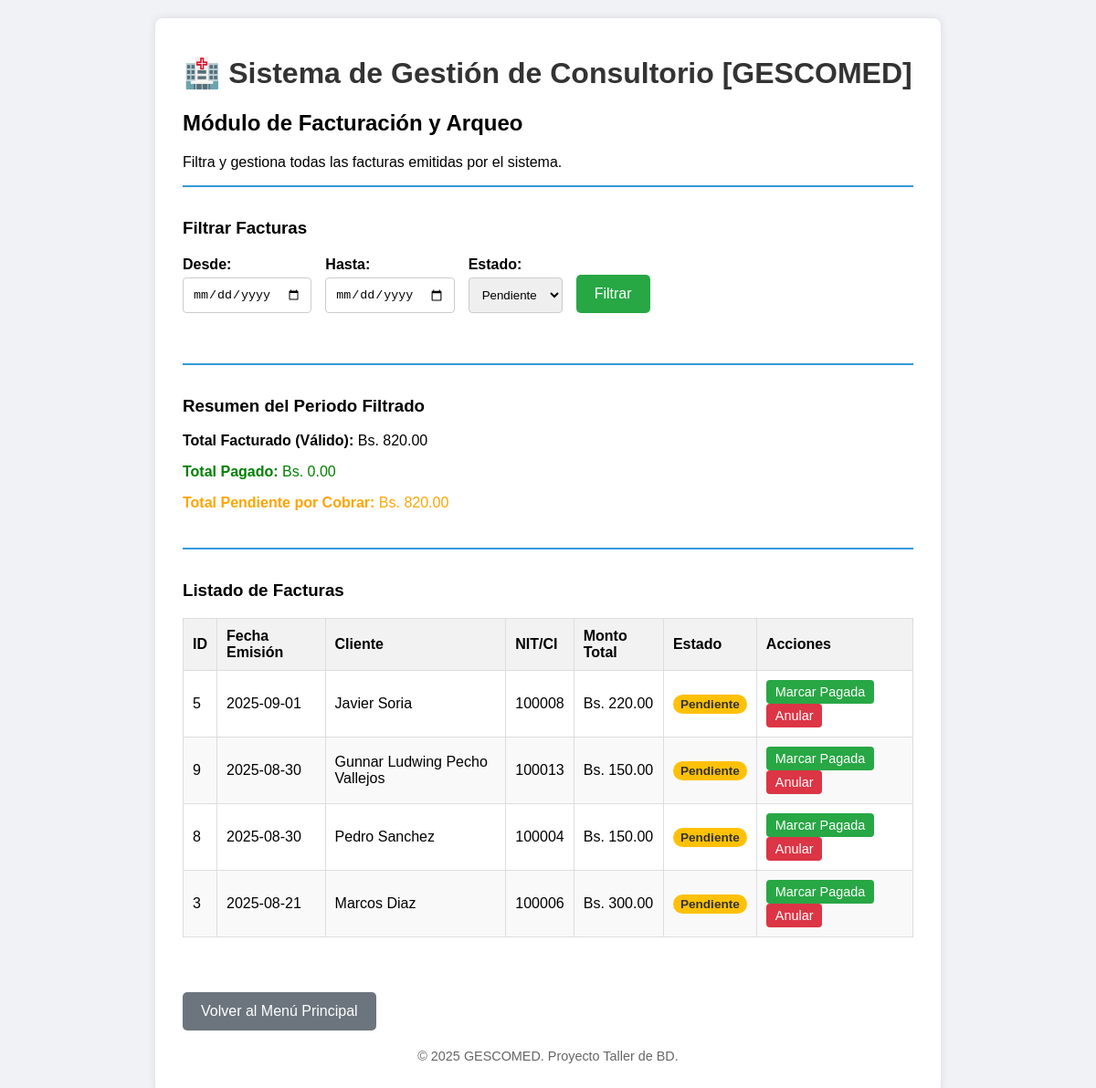
Page /app_php/facturacion.php?estado_filtro=pendiente on the committed database.
### tables this page shows
CREATE TABLE `factura` (
  `id_factura` int(11) NOT NULL,
  `id_cita` int(11) NOT NULL,
  `nro_factura` int(11) DEFAULT NULL,
  `nit_cliente` varchar(20) NOT NULL,
  `razon_social_cliente` varchar(255) NOT NULL,
  `nro_autorizacion` varchar(50) DEFAULT NULL,
  `codigo_control` varchar(50) DEFAULT NULL,
  `monto_total` decimal(10,2) NOT NULL,
  `monto_base_iva` decimal(10,2) NOT NULL,
  `iva_13` decimal(10,2) NOT NULL,
  `it_3` decimal(10,2) NOT NULL,
  `estado_pago` enum('pendiente','pagada','anulada') DEFAULT 'pendiente',
  `fecha_emision` date NOT NULL,
  `fecha_pago` datetime DEFAULT NULL
);

### app_php/facturacion.php (the view, shortened to what this page needs)
<?php
require_once 'includes/db_connection.php';
try {
    $fecha_inicio = $_GET['fecha_inicio'] ?? '';
    $fecha_fin = $_GET['fecha_fin'] ?? '';
    $estado_filtro = $_GET['estado_filtro'] ?? 'todos';
    $sql_base = "SELECT f.*, CONCAT(p.nombre, ' ', p.apellido) AS paciente_nombre
                 FROM factura f
                 JOIN cita c ON f.id_cita = c.id_cita
                 JOIN paciente p ON c.id_paciente = p.id_paciente";
    $params = [];
    $where_clauses = [];
    if ($estado_filtro !== 'todos' && !empty($estado_filtro)) {
        $where_clauses[] = "f.estado_pago = ?";
        $params[] = $estado_filtro;
    }
    if (!empty($where_clauses)) {
        $sql_base .= " WHERE " . implode(' AND ', $where_clauses);
    }
    $sql_base .= " ORDER BY f.fecha_emision DESC, f.id_factura DESC";
    $stmt = $pdo->prepare($sql_base);
    $stmt->execute($params);
    $facturas = $stmt->fetchAll();
    $total_facturado = 0;
    $total_pagado = 0;
    $total_pendiente = 0;
    foreach ($facturas as $factura) {
        if ($factura['estado_pago'] !== 'anulada') {
            $total_facturado += $factura['monto_total'];
            if ($factura['estado_pago'] === 'pagada') {
                $total_pagado += $factura['monto_total'];
            } else {
                $total_pendiente += $factura['monto_total'];
            }
        }
    }
} catch (PDOException $e) {
    $error_message = "Error al cargar las facturas: " . $e->getMessage();
    $facturas = [];
}
?>
<?php include 'includes/header.php'; ?>
<h2>Módulo de Facturación y Arqueo</h2>
<p>Filtra y gestiona todas las facturas emitidas por el sistema.</p>
<div class="report-container">
    <h3>Filtrar Facturas</h3>
    <form method="GET" class="data-form">
        <div style="display: flex; gap: 15px; align-items: flex-end;">
            <div class="form-group"><label for="fecha_inicio">Desde:</label><input type="date" name="fecha_inicio" value="<?php echo htmlspecialchars($fecha_inicio); ?>"></div>
            <div class="form-group"><label for="fecha_fin">Hasta:</label><input type="date" name="fecha_fin" value="<?php echo htmlspecialchars($fecha_fin); ?>"></div>
            <div class="form-group">
                <label for="estado_filtro">Estado:</label>
                <select name="estado_filtro">
                    <option value="pendiente" <?php if($estado_filtro == 'pendiente') echo 'selected'; ?>>Pendiente</option>
                </select>
            </div>
            <div class="form-group"><button type="submit" class="btn">Filtrar</button></div>
        </div>
    </form>
</div>
<div class="report-container">
    <h3>Resumen del Periodo Filtrado</h3>
    <p><strong>Total Facturado (Válido):</strong> Bs. <?php echo number_format($total_facturado, 2); ?></p>
    <p style="color: green;"><strong>Total Pagado:</strong> Bs. <?php echo number_format($total_pagado, 2); ?></p>
    <p style="color: orange;"><strong>Total Pendiente por Cobrar:</strong> Bs. <?php echo number_format($total_pendiente, 2); ?></p>
</div>
<div class="report-container">
    <h3>Listado de Facturas</h3>
    <table class="report-table">
        <thead>
            <tr>
                <th>ID</th>
                <th>Fecha Emisión</th>
                <th>Cliente</th>
                <th>NIT/CI</th>
                <th>Monto Total</th>
                <th>Estado</th>
                <th>Acciones</th>
            </tr>
        </thead>
        <tbody>
            <?php if (count($facturas) > 0): ?>
                <?php foreach ($facturas as $factura): ?>
                    <tr>
                        <td><?php echo htmlspecialchars($factura['id_factura']); ?></td>
                        <td><?php echo htmlspecialchars($factura['fecha_emision']); ?></td>
                        <td><?php echo htmlspecialchars($factura['razon_social_cliente']); ?></td>
                        <td><?php echo htmlspecialchars($factura['nit_cliente']); ?></td>
                        <td>Bs. <?php echo htmlspecialchars(number_format($factura['monto_total'], 2)); ?></td>
                        <td>
                            <span class="status-badge status-<?php echo htmlspecialchars($factura['estado_pago']); ?>">
                                <?php echo htmlspecialchars(ucfirst($factura['estado_pago'])); ?>
                            </span>
                        </td>
                        <td>
                            <?php if ($factura['estado_pago'] == 'pendiente'): ?>
                                <form method="POST" style="display:inline;">
                                    <button type="submit" class="btn-confirmar">Marcar Pagada</button>
                                </form>
                            <?php endif; ?>
                            <?php if ($factura['estado_pago'] != 'anulada'): ?>
                                <form method="POST" style="display:inline;" onsubmit="return confirm('¿Estás seguro de que quieres anular esta factura? Esta acción no se puede deshacer.');">
                                    <button type="submit" class="btn-cancelar">Anular</button>
                                </form>
                            <?php endif; ?>
                        </td>
                    </tr>
                <?php endforeach; ?>
            <?php else: ?>
                <tr><td colspan="7" style="text-align:center;">No se encontraron facturas con los filtros seleccionados.</td></tr>
            <?php endif; ?>
        </tbody>
    </table>
</div>
<a href="index.php" class="btn-secondary" style="display:inline-block; margin-top: 20px;">Volver al Menú Principal</a>
<?php include 'includes/footer.php'; ?>

### app_php/css/style.css (style rules this page uses)
body { font-family: sans-serif; background-color: #f0f2f5; margin: 0; padding: 20px; }
.data-form { margin-top: 20px; }
.form-group { margin-bottom: 15px; }
.form-group label { display: block; margin-bottom: 5px; font-weight: bold; }
.form-group input[type="text"], .form-group input[type="date"], .form-group input[type="tel"], .form-group input[type="email"] { width: 100%; padding: 10px; border: 1px solid #ccc; border-radius: 4px; box-sizing: border-box; }
.btn, .btn-secondary { padding: 12px 20px; border: none; border-radius: 5px; cursor: pointer; text-decoration: none; font-size: 1em; display: inline-block; }
.btn { background-color: #28a745; color: white; }
.btn-secondary { background-color: #6c757d; color: white; }
.form-group input[type="text"], .form-group input[type="date"], .form-group input[type="time"], .form-group input[type="tel"], .form-group input[type="email"], .form-group select { width: 100%; padding: 10px; border: 1px solid #ccc; border-radius: 4px; box-sizing: border-box; }
.report-container { margin-bottom: 40px; border-top: 2px solid #3498db; padding-top: 15px; }
.report-table { width: 100%; border-collapse: collapse; margin-bottom: 20px; }
.report-table th, .report-table td { border: 1px solid #ddd; padding: 10px; text-align: left; }
.report-table thead { background-color: #f2f2f2; font-weight: bold; }
.report-table tbody tr:nth-child(even) { background-color: #f9f9f9; }
.btn-confirmar, .btn-cancelar { padding: 5px 10px; border: none; border-radius: 4px; color: white; cursor: pointer; font-size: 0.9em; }
.btn-confirmar { background-color: #28a745; }
.btn-cancelar { background-color: #dc3545; }
.status-badge { padding: 3px 8px; border-radius: 12px; font-size: 0.85em; font-weight: bold; color: white; }
.status-pendiente { background-color: #ffc107; color: #333; }

### rows in the picture
factura: id_factura "5", fecha_emision "2025-09-01", razon_social_cliente "Javier Soria", nit_cliente "100008", monto_total "220.00", estado_pago "Pendiente"
factura: id_factura "9", fecha_emision "2025-08-30", razon_social_cliente "Gunnar Ludwing Pecho Vallejos", nit_cliente "100013", monto_total "150.00", estado_pago "Pendiente"
factura: id_factura "8", fecha_emision "2025-08-30", razon_social_cliente "Pedro Sanchez", nit_cliente "100004", monto_total "150.00", estado_pago "Pendiente"
factura: id_factura "3", fecha_emision "2025-08-21", razon_social_cliente "Marcos Diaz", nit_cliente "100006", monto_total "300.00", estado_pago "Pendiente"

### other values in the picture
$total_facturado "820.00"
$total_pagado "0.00"
$total_pendiente "820.00"
